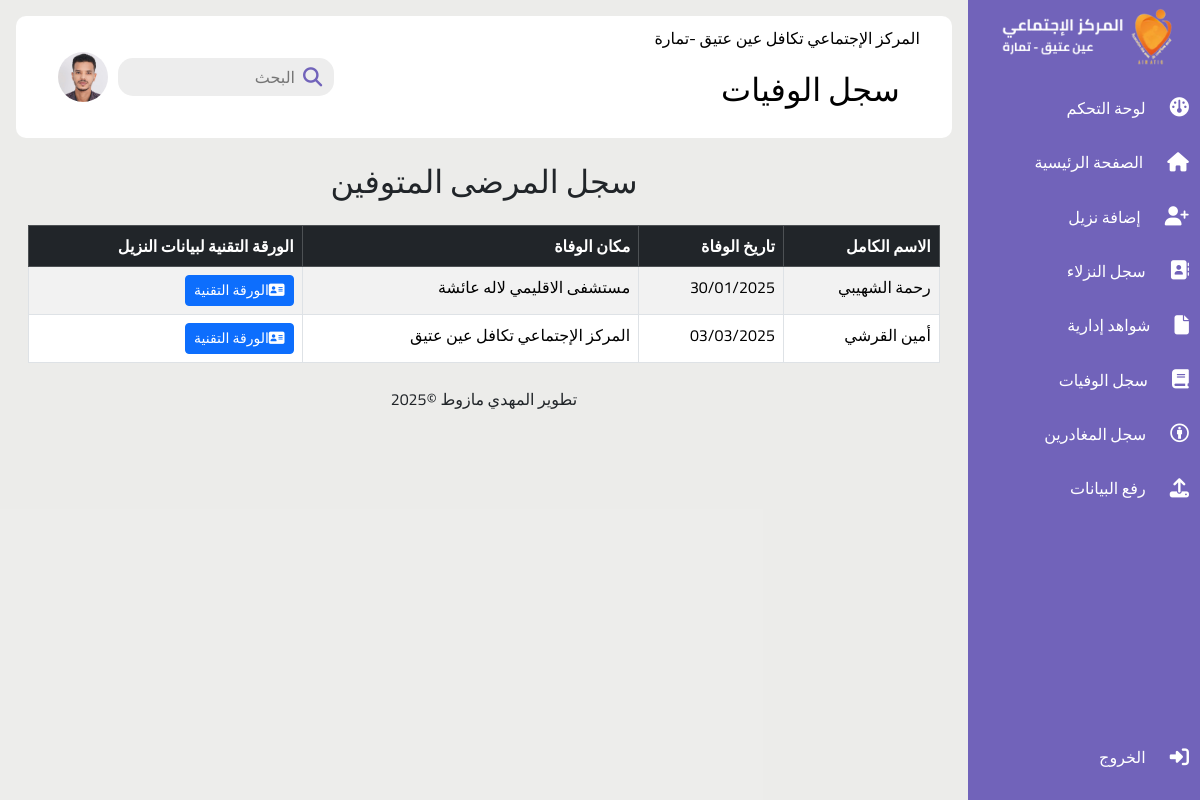
The app's page /registredcd (signed in) with its own data.
### Gestion/models.py (models this page shows, shortened)
class Patient(models.Model):
    nom_prenom = models.CharField(max_length=255, null=False, blank=False)
    sexe = models.CharField(max_length=10, choices=[('ذكر', 'ذكر'), ('أنثى', 'أنثى')], null=True, blank=True)
    date_entree = models.DateField(null=True, blank=True)
    source_orientation = models.CharField(max_length=255, null=False, blank=False)
    Cin = models.CharField(max_length=50, blank=True, null=True)
    date_naissance = models.DateField(blank=True, null=True)
    lieu_naissance = models.CharField(max_length=255, blank=True, null=True)
    etat_matrimonial_choices = [
        ('عازب', 'عازب'),
        ('متزوج', 'متزوج'),
        ('مطلق', 'مطلق'),
        ('أرمل', 'أرمل')
    ]
    etat_matrimonial = models.CharField(max_length=50, choices=etat_matrimonial_choices, blank=True, null=True)
    adresse = models.TextField(blank=True, null=True)
    nom_pere = models.CharField(max_length=255, blank=True, null=True)
    nom_mere = models.CharField(max_length=255, blank=True, null=True)
    telephone = models.CharField(max_length=20, blank=True, null=True)
    raison_direction = models.TextField(blank=True, null=True) #سبب توجيه
    SUITE_COUCHAGE_CHOICES = [
        ('جناح الرجال', 'جناح الرجال'),
        ('جناح النساء', 'جناح النساء'),
        ('البنايات الجديدة رجال', 'البنايات الجديدة رجال'),
        ('العمارات', 'العمارات'),
    ]
    suite_couchage = models.CharField(
        max_length=100,
        choices=SUITE_COUCHAGE_CHOICES,
        blank=True,
        null=True
    )#مكان المبيت
    chambre = models.CharField(max_length=50, blank=True, null=True)
    date_sortie = models.DateField(blank=True, null=True)
    raison_depart = models.TextField(blank=True, null=True)
    son_compagnon = models.CharField(max_length=255, blank=True, null=True)#مرافق للمغادر
    date_deces = models.DateField(blank=True, null=True)
    lieu_deces = models.CharField(max_length=255, blank=True, null=True)
    CHOICES = [
        ('نعم', 'نعم'),
        ('لا', 'لا'),
    ]
    handicap_moteur = models.CharField(max_length=3, choices=CHOICES, default='لا')
    sourd_muet = models.CharField(max_length=3, choices=CHOICES, default='لا')
    deficience_visuelle = models.CharField(max_length=3, choices=CHOICES, default='لا')
    membres_amputes = models.CharField(max_length=3, choices=CHOICES, default='لا')
    maladie_mentale = models.CharField(max_length=3, choices=CHOICES, default='لا')
    diabete = models.CharField(max_length=3, choices=CHOICES, default='لا')
    pression_arterielle = models.CharField(max_length=3, choices=CHOICES, default='لا')
    tumeurs = models.CharField(max_length=3, choices=CHOICES, default='لا')
    tuberculose = models.CharField(max_length=3, choices=CHOICES, default='لا')

### Gestion/views.py (the view)
# urls.py: path('registredcd', views.Registre_dcd, name='Registre_dcd'),  # سجل الوفيات
@login_required
def Registre_dcd(request):
    deceased_patients = Patient.objects.filter(date_deces__isnull=False)  # جلب غير المرضى المتوفين
    return render(request, 'patients/Registre_dcd.html', {'patients': deceased_patients})

### templates/patients/Registre_dcd.html (shortened to what this page needs)
{% extends 'base.html' %}
{% block TitlePage %} سجل الوفيات{% endblock %}
{% block content %}
<div class="container mt-4">
    <h2 class="text-center mb-4">سجل المرضى المتوفين</h2>
    <table class="table table-bordered table-striped">
        <thead class="table-dark">
            <tr>
                <th>الاسم الكامل</th>
                <th>تاريخ الوفاة</th>
                <th>مكان الوفاة</th>
                <th>الورقة التقنية لبيانات النزيل</th>
            </tr>
        </thead>
        <tbody>
            {% for patient in patients %}
            <tr>
                <td>{{ patient.nom_prenom }}</td>
                <td>{{ patient.date_deces|date:"d/m/Y" }}</td>
                <td>{{ patient.lieu_deces }}</td>
                <td><a href="{% url 'patient_detail' patient.id %}"  class="btn btn-primary btn-sm"><i class="fa-solid fa-address-card"></i>الورقة التقنية   </a></td>
            </tr>
            {% empty %}
            <tr>
                <td colspan="4" class="text-center text-muted">لا يوجد مرضى متوفين</td>
            </tr>
            {% endfor %}
        </tbody>
    </table>
</div>
{% endblock %}

### static/style/style.css (style rules this page uses)
body { font-family: 'Cairo','Almarai', sans-serif; }
* { margin: 0; padding: 0; border: none; outline: none; box-sizing: border-box; font-family: Cairo , Almarai; }
body { display: flex; }

### records on screen
Patient: nom_prenom "رحمة الشهيبي", date_deces "30/01/2025", lieu_deces "مستشفى الاقليمي لاله عائشة"
Patient: nom_prenom "أمين القرشي", date_deces "03/03/2025", lieu_deces "المركز الإجتماعي تكافل عين عتيق"
